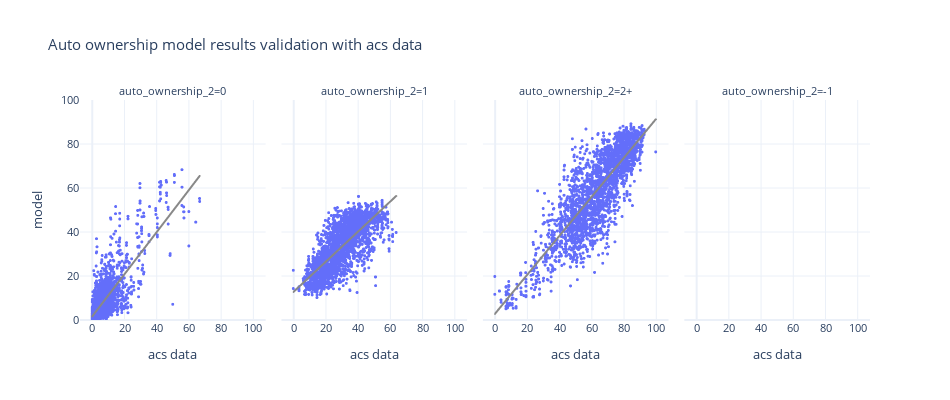

This figure's notebook cell:
### Code cell
df_plot = pd.pivot(bg_auto_ownership, index=['block_group_id','auto_ownership_2'], columns='source', values='percentage').reset_index()



fig = px.scatter(df_plot, x="acs data", y="model", trendline="ols", trendline_color_override='rgb(136, 136, 136)',
                 template="plotly_white",
                 facet_col='auto_ownership_2', height=400, width=1000,
                 title="Auto ownership model results validation with acs data")
fig.update_xaxes(dtick=20)
fig.update_yaxes(dtick=20,range=[0, 100])
fig.update_traces(marker_size=3)
fig.update_layout(height=400, width=950, font=dict(size=11))
fig.show()

### Figure 1 — Plotly figure (JSON) as saved in the notebook; plotly's stock layout.template omitted (floating-point values rounded to 4 significant figures; data arrays with more than 128 entries replaced by an {"elided": "..."} marker saying what was removed)
{"data": [{"hovertemplate": "auto_ownership_2=0<br>acs data=%{x}<br>model=%{y}<extra></extra>", "legendgroup": "", "marker": {"color": "#636efa", "size": 3, "symbol": "circle"}, "mode": "markers", "name": "", "showlegend": false, "type": "scattergl", "x": {"elided": "2641 float values"}, "xaxis": "x", "y": {"elided": "2641 float values"}, "yaxis": "y"}, {"hovertemplate": "<b>OLS trendline</b><br>model = 0.956492 * acs data + 1.67183<br>R<sup>2</sup>=0.638122<br><br>auto_ownership_2=0<br>acs data=%{x}<br>model=%{y} <b>(trend)</b><extra></extra>", "legendgroup": "", "line": {"color": "rgb(136, 136, 136)"}, "marker": {"color": "#636efa", "size": 3, "symbol": "circle"}, "mode": "lines", "name": "", "showlegend": false, "type": "scattergl", "x": {"elided": "2629 float values"}, "xaxis": "x", "y": {"elided": "2629 float values"}, "yaxis": "y"}, {"hovertemplate": "auto_ownership_2=1<br>acs data=%{x}<br>model=%{y}<extra></extra>", "legendgroup": "", "marker": {"color": "#636efa", "size": 3, "symbol": "circle"}, "mode": "markers", "name": "", "showlegend": false, "type": "scattergl", "x": {"elided": "2641 float values"}, "xaxis": "x2", "y": {"elided": "2641 float values"}, "yaxis": "y2"}, {"hovertemplate": "<b>OLS trendline</b><br>model = 0.682787 * acs data + 12.7004<br>R<sup>2</sup>=0.565345<br><br>auto_ownership_2=1<br>acs data=%{x}<br>model=%{y} <b>(trend)</b><extra></extra>", "legendgroup": "", "line": {"color": "rgb(136, 136, 136)"}, "marker": {"color": "#636efa", "size": 3, "symbol": "circle"}, "mode": "lines", "name": "", "showlegend": false, "type": "scattergl", "x": {"elided": "2635 float values"}, "xaxis": "x2", "y": {"elided": "2635 float values"}, "yaxis": "y2"}, {"hovertemplate": "auto_ownership_2=2+<br>acs data=%{x}<br>model=%{y}<extra></extra>", "legendgroup": "", "marker": {"color": "#636efa", "size": 3, "symbol": "circle"}, "mode": "markers", "name": "", "showlegend": false, "type": "scattergl", "x": {"elided": "2641 float values"}, "xaxis": "x3", "y": {"elided": "2641 float values"}, "yaxis": "y3"}, {"hovertemplate": "<b>OLS trendline</b><br>model = 0.884952 * acs data + 2.72219<br>R<sup>2</sup>=0.719918<br><br>auto_ownership_2=2+<br>acs data=%{x}<br>model=%{y} <b>(trend)</b><extra></extra>", "legendgroup": "", "line": {"color": "rgb(136, 136, 136)"}, "marker": {"color": "#636efa", "size": 3, "symbol": "circle"}, "mode": "lines", "name": "", "showlegend": false, "type": "scattergl", "x": {"elided": "2635 float values"}, "xaxis": "x3", "y": {"elided": "2635 float values"}, "yaxis": "y3"}, {"hovertemplate": "auto_ownership_2=-1<br>acs data=%{x}<br>model=%{y}<extra></extra>", "legendgroup": "", "marker": {"color": "#636efa", "size": 3, "symbol": "circle"}, "mode": "markers", "name": "", "showlegend": false, "type": "scattergl", "x": [NaN, NaN, NaN], "xaxis": "x4", "y": [NaN, NaN, NaN], "yaxis": "y4"}, {"hovertemplate": "auto_ownership_2=-1<extra></extra>", "legendgroup": "", "line": {"color": "rgb(136, 136, 136)"}, "marker": {"color": "#636efa", "size": 3, "symbol": "circle"}, "mode": "lines", "name": "", "showlegend": false, "type": "scattergl", "xaxis": "x4", "yaxis": "y4"}], "layout": {"annotations": [{"font": {}, "showarrow": false, "text": "auto_ownership_2=0", "x": 0.1175, "xanchor": "center", "xref": "paper", "y": 1.0, "yanchor": "bottom", "yref": "paper"}, {"font": {}, "showarrow": false, "text": "auto_ownership_2=1", "x": 0.3725, "xanchor": "center", "xref": "paper", "y": 1.0, "yanchor": "bottom", "yref": "paper"}, {"font": {}, "showarrow": false, "text": "auto_ownership_2=2+", "x": 0.6275, "xanchor": "center", "xref": "paper", "y": 1.0, "yanchor": "bottom", "yref": "paper"}, {"font": {}, "showarrow": false, "text": "auto_ownership_2=-1", "x": 0.8825, "xanchor": "center", "xref": "paper", "y": 1.0, "yanchor": "bottom", "yref": "paper"}], "font": {"size": 11}, "height": 400, "legend": {"tracegroupgap": 0}, "title": {"text": "Auto ownership model results validation with acs data"}, "width": 950, "xaxis": {"anchor": "y", "domain": [0.0, 0.235], "dtick": 20, "title": {"text": "acs data"}}, "xaxis2": {"anchor": "y2", "domain": [0.255, 0.49], "dtick": 20, "matches": "x", "title": {"text": "acs data"}}, "xaxis3": {"anchor": "y3", "domain": [0.51, 0.745], "dtick": 20, "matches": "x", "title": {"text": "acs data"}}, "xaxis4": {"anchor": "y4", "domain": [0.765, 1.0], "dtick": 20, "matches": "x", "title": {"text": "acs data"}}, "yaxis": {"anchor": "x", "domain": [0.0, 1.0], "dtick": 20, "range": [0, 100], "title": {"text": "model"}}, "yaxis2": {"anchor": "x2", "domain": [0.0, 1.0], "dtick": 20, "matches": "y", "range": [0, 100], "showticklabels": false}, "yaxis3": {"anchor": "x3", "domain": [0.0, 1.0], "dtick": 20, "matches": "y", "range": [0, 100], "showticklabels": false}, "yaxis4": {"anchor": "x4", "domain": [0.0, 1.0], "dtick": 20, "matches": "y", "range": [0, 100], "showticklabels": false}}}
